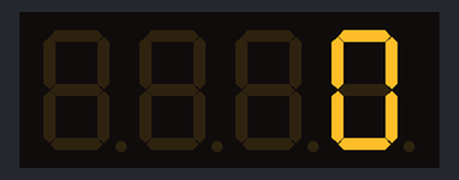
Simulated run of this sketch. Board: Arduino Uno, built with avr-gcc and run on an emulated ATmega328P. Parts: 4-digit seven-segment display.

Above: at 0.01 s.
At 4.95 s:
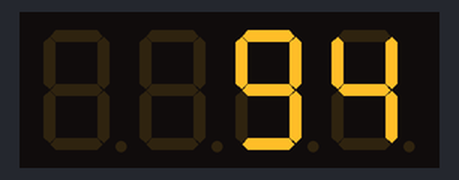
At 9.93 s:
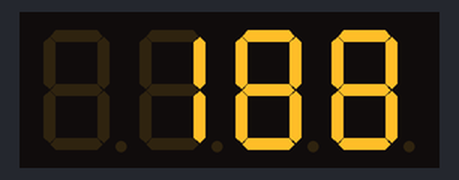
At 19.89 s:
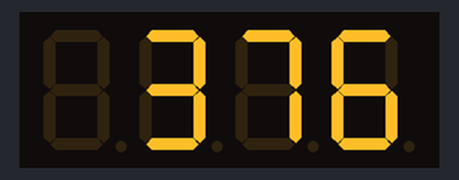
At 29.82 s:
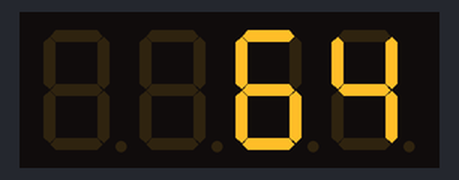
At 39.87 s:
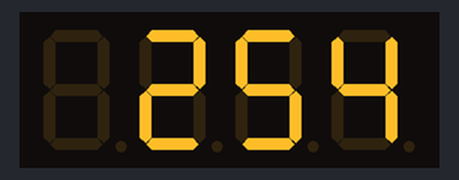

The sketch:

keyCodeExample.ino
```cpp
#include <Adafruit_GFX.h>
#include "Adafruit_LEDBackpack.h"

Adafruit_7segment matrix = Adafruit_7segment();
uint8_t y;

void setup() {
  pinMode(10, INPUT_PULLUP);
  matrix.begin(0x70);
  matrix.print(0, DEC);
  matrix.writeDisplay();
}
void loop()
{
 for (int y = 0; y < 500; y++){
    matrix.print(y, DEC);
    matrix.writeDisplay();
    delay(50);
  }
}
```
